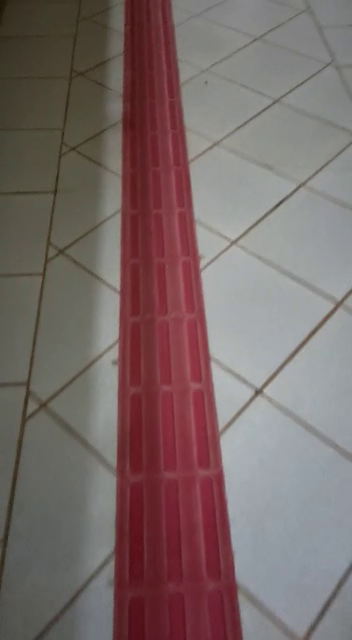
#> input picture frame 30 of video/video-chao.mp4, 352 x 640 px
$ python teste.py
#> lines starting #> are read from the running program, lines starting #| are printed output that depends on the picture; after the words box and inside, x2 and y2 are one past the last pixel; in counts of white or black regions, pixels touching at a corner belong together
import cv2 as cv
import numpy as np
from time import sleep


# frame = cv.cvtColor(frame, cv.COLOR_BGR2GRAY)
# frame = cv.GaussianBlur(frame, (5, 5), 0)

captura = cv.VideoCapture("./video/video-chao.mp4")

while(1):
    ret, frame = captura.read()
#> frame is the input picture: shape (640, 352, 3); mean B, G, R 104.7, 105.8, 121.8

    frame = cv.flip(frame, 0)
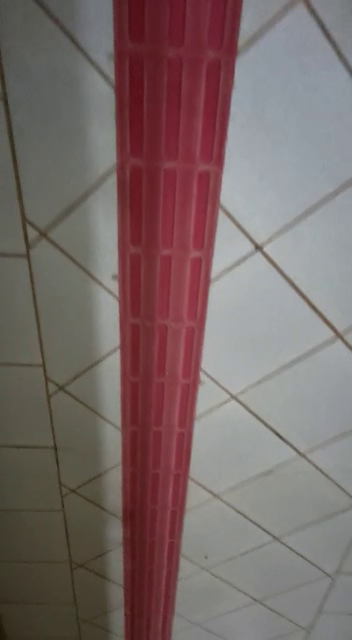
#> frame: shape (640, 352, 3); mean B, G, R 104.7, 105.8, 121.8
    # find red retangle
    hsv = cv.cvtColor(frame, cv.COLOR_BGR2HSV)
#> hsv: shape (640, 352, 3); mean H, S, V 82.2, 55.1, 124.2

    lower_red = np.array([50,50,50])
    upper_red = np.array([200,200,200])

    mask = cv.inRange(hsv, lower_red, upper_red)
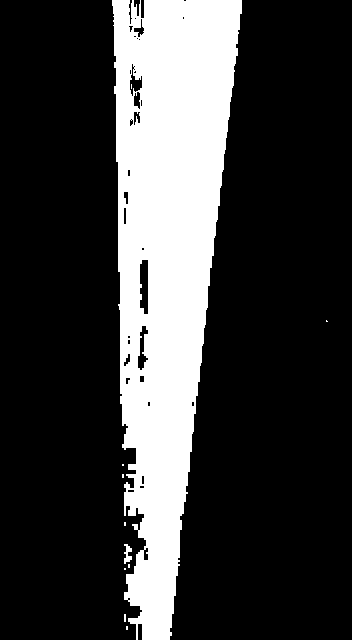
#> mask: shape (640, 352); 23.1% white; 11 white regions (9 under 20 px)
    contours, hierarchy = cv.findContours(mask, cv.RETR_TREE, cv.CHAIN_APPROX_SIMPLE)
#> contours = 46 contours, 30 with area under 20; largest, box (x1, y1, x2, y2) and area: (112, 0, 242, 640) 52212, (139, 259, 149, 315) 442, (137, 325, 149, 371) 270, (129, 63, 143, 97) 210, (133, 91, 141, 110) 99
    for cnt in contours:
        area = cv.contourArea(cnt)
        if area > 3000:
            cv.drawContours(frame, [cnt], 0, (0, 255, 0), 3)
            M = cv.moments(cnt)
            cx = int(M['m10']/M['m00'])
            cy = int(M['m01']/M['m00'])
            cv.circle(frame, (cx, cy), 7, (255, 255, 255), -1)
            font = cv.FONT_HERSHEY_SIMPLEX
            cv.putText(frame,'Centro',(cx-20,cy-20), font, 0.5,(255,255,255),2,cv.LINE_AA)
#> this loop made 46 passes
#> (area, cx, cy, font) on pass 10: (52211.5, 166, 256, 0)
#> area on passes 5, 12, 15, 18, 19, 20: 66, 55.5, 25, 24.5, 33, 51
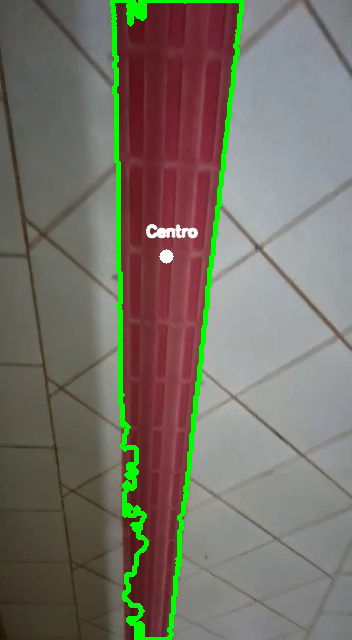
#> frame: shape (640, 352, 3); 3.96% of pixels changed, all inside (x1, y1, x2, y2) = (110, 0, 244, 640)
    cv.imshow('frame',hsv)
    cv.imshow('mask',mask)
    cv.imshow('frame2',frame)

    k = cv.waitKey(30) & 0xff
#> (key Esc is pressed here)
    if k == 'ESC':
        break

captura.release()
cv.destroyAllWindows()

$ run again, starting later in the video
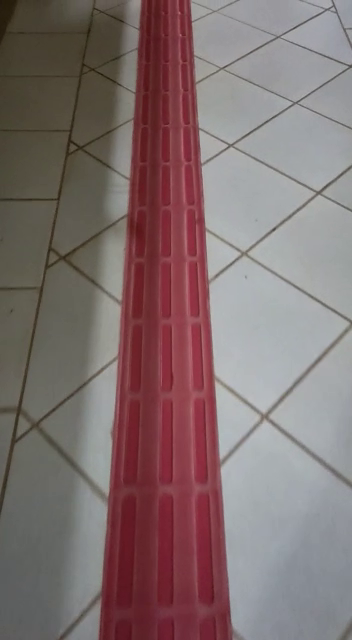
#> input picture frame 138 of video/video-chao.mp4, 352 x 640 px
#> frame is the input picture: shape (640, 352, 3); mean B, G, R 111.3, 111.3, 129
#> hsv: shape (640, 352, 3); mean H, S, V 92.6, 55.4, 131.6
#> `mask = cv.inRange(hsv, lower_red, upper_red)`:
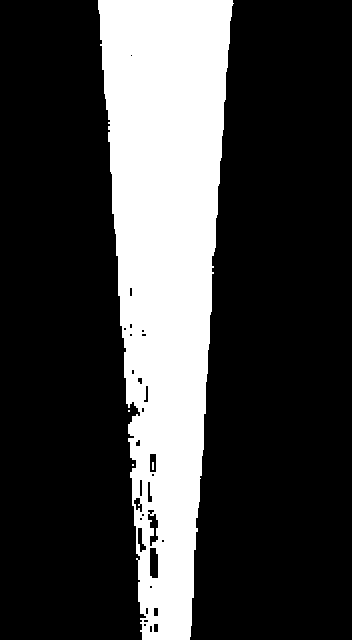
#> mask: shape (640, 352); 25% white; 4 white regions (3 under 20 px)
#> contours = 35 contours, 20 with area under 20; largest, box (x1, y1, x2, y2) and area: (98, 0, 234, 640) 56583, (149, 547, 159, 579) 260, (147, 513, 159, 547) 214, (149, 453, 157, 473) 131, (137, 527, 147, 553) 129
#> the loop `for cnt in contours:` made 35 passes
#> (area, cx, cy, font) on pass 3: (56583, 165, 267, 0)
#> after the loop `for cnt in contours:`:
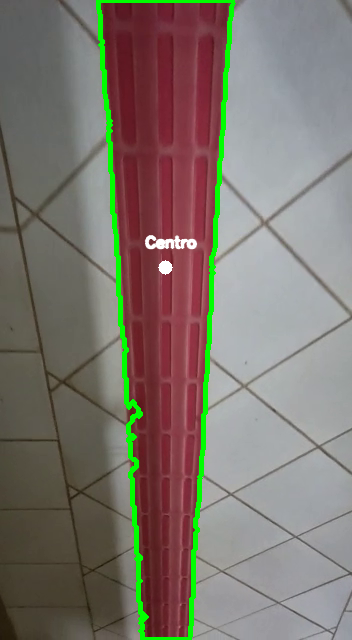
#> frame: shape (640, 352, 3); mean B, G, R 108.9, 117.2, 125.2

$ run again, starting later in the video
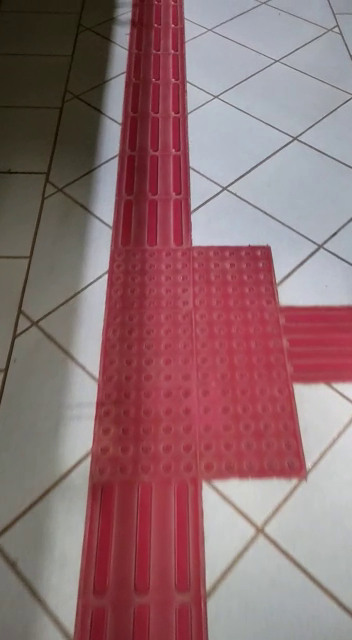
#> input picture frame 245 of video/video-chao.mp4, 352 x 640 px
#> frame is the input picture: shape (640, 352, 3); mean B, G, R 113, 109.5, 143.4
#> hsv: shape (640, 352, 3); mean H, S, V 106.5, 78.8, 146.8
#> `mask = cv.inRange(hsv, lower_red, upper_red)`:
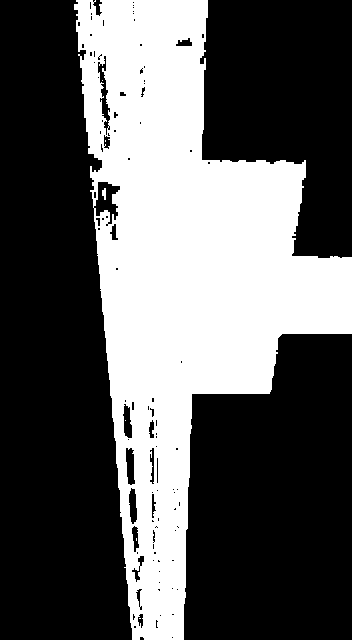
#> mask: shape (640, 352); 36.5% white; 7 white regions (5 under 20 px)
#> contours = 118 contours, 92 with area under 20; largest, box (x1, y1, x2, y2) and area: (74, 0, 352, 640) 83896, (93, 181, 121, 225) 671, (97, 55, 111, 136) 454, (125, 447, 136, 486) 297, (128, 487, 138, 525) 251
#> the loop `for cnt in contours:` made 118 passes
#> (area, cx, cy, font) on pass 1: (83896, 182, 273, 0)
#> after the loop `for cnt in contours:`:
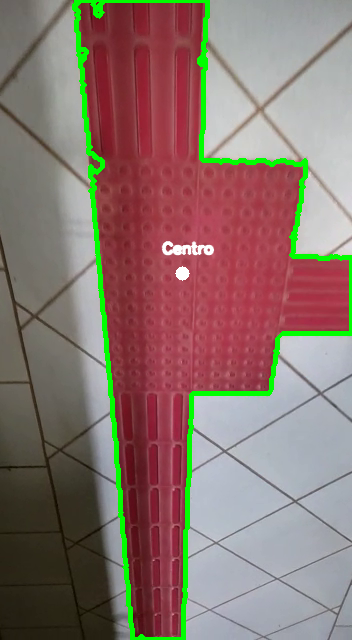
#> frame: shape (640, 352, 3); mean B, G, R 109.3, 116.1, 137.7
